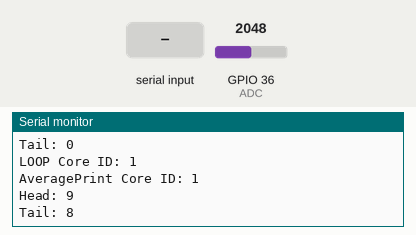
This sketch was run on a simulated ESP32. Shown: the last lines printed to the serial monitor. Inputs (shaded band) come from the test bench; at power-on: GPIO 36 (ADC) = 2048.

Above: at 2.2 s.
2.3 s: "1\n" received over Serial
At 3.3 s:
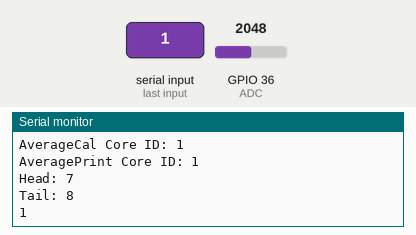
4.5 s: "0\n" received over Serial
At 5.8 s:
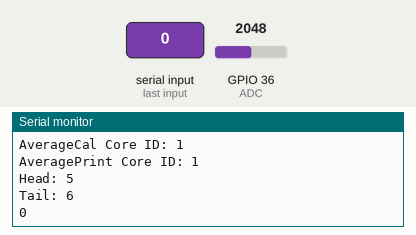
Timing chart, 0 to 7.5 s (numbered marks = the images above; inputs shaded):
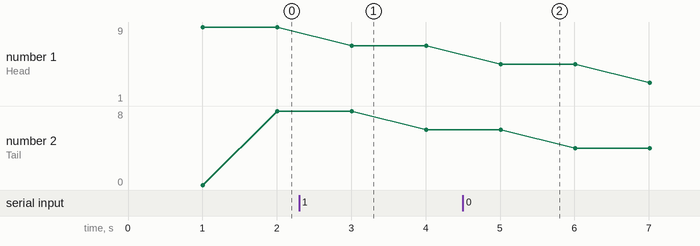

Measured:
- after the input at 2.3 s, the serial monitor: prints a new line after 0.71 s (image 1)
- after the input at 4.5 s, the serial monitor: prints a new line after 0.51 s (image 2)

The sketch:

sketch_dec18b_HWInterruptChallenge.ino
```cpp
/*#if CONFIG_FREERTOS_UNICORE
static const BaseType_t app_cpu = 0;
#else
static const BaseType_t app_cpu = 1;
#endif*/

# define configUSE_CORE_AFFINITY 1
static const BaseType_t app_cpu = 1;
static const BaseType_t pro_cpu = 0;

static hw_timer_t *timer = NULL;
static const uint16_t TimerDivider = 8;
static const uint64_t TimerMax = 1000000; // 0.1 secs auto reload time for interrupt
static const TickType_t task_delay = 2000/portTICK_PERIOD_MS;
static int ADC = A0; //Smapling Pin
static int Tail = 0;
static const int BufLen = 10;
static int Head = BufLen-1;
static int Buf[BufLen]={0};
static float Average;
static SemaphoreHandle_t SemaMutAvg;
static SemaphoreHandle_t SemaNewSetCount;
static int BufActLen = 10;//This describes the number of digits considered for running avereage

void IRAM_ATTR onTimer(){
  //Serial.println("Interrupts Core ID: " + String(xPortGetCoreID()));
  //BaseType_t task_woken = pdTRUE;
  if((Tail+1)%BufLen != Head){
    Buf[Tail]=analogRead(ADC);
    Tail=(Tail+1)%BufLen;
    if(Tail%(BufActLen/2)==0){
      xSemaphoreGive(SemaNewSetCount);
    }
  }
}

void AverageCal(void *para){
  Serial.println("Initializing Timer");
  timer = timerBegin(0, TimerDivider, true);
  timerAttachInterrupt(timer, &onTimer,true);
  timerAlarmWrite(timer, TimerMax, true);
  timerAlarmEnable(timer);
  int Sum=0;
  int Divisor = BufActLen;
  int CurrFive=0;
  int PrevFive=0;
  while(1){
    Serial.println("AverageCal Core ID: " + String(xPortGetCoreID()));
    if((Head+1)%BufLen != Tail){
      for (int i=0; i<BufActLen; i++){//Running average of last 10 enteries
        if((Head+1)%BufLen != Tail){
          Sum= Sum+Buf[Head];
          Head=(Head+1)%BufLen;
          //Serial.println("AC Head: " + String(Head));
        }else{
          Divisor=i;
          break;
        }
      }
      while(xSemaphoreTake(SemaMutAvg,0)!=pdTRUE){
        vTaskDelay(10/portTICK_PERIOD_MS);
      }
        Average=(float)Sum/Divisor;
      xSemaphoreGive(SemaMutAvg);
      Sum=0;
    }
    vTaskDelay(task_delay);
  }
}

void AveragePrint(void *para){
  char Avg[5]={'A','v','g',':','\0'};
  char CharIn[5] = {0};
  int i;
  char c;
  float AvgVal;
  while(1){
    Serial.println("AveragePrint Core ID: " + String(xPortGetCoreID()));
    Serial.println("Head: " + String(Head));
    Serial.println("Tail: " + String(Tail));
    i=0;
    if(Serial.available()>0){
      while(Serial.available()>0){
        c=Serial.read();
        if(c=='\n'){
          break;
        }
        CharIn[i]=c;
        i++;
      }
      if(strcmp(CharIn, Avg)==0){
        while(xSemaphoreTake(SemaMutAvg,0)!=pdTRUE){
          vTaskDelay(10/portTICK_PERIOD_MS);
        }
        AvgVal=Average;
        xSemaphoreGive(SemaMutAvg);
        Serial.println("Running average of last 10 values: " + String(Average));
      }else{
        Serial.println(CharIn);
      }
      CharIn[4]='\0';
    }
    vTaskDelay(1000/portTICK_PERIOD_MS);
  }
}

void setup() {
  // put your setup code here, to run once:
  Serial.begin(115220);
  vTaskDelay(1000/portTICK_PERIOD_MS);
  Serial.println("_____FREERTOS Hardware Interrupt Challenge_____");
  //UBaseType_t uxCoreAffinityMask=((0<<0)|(0<<1));
  //vTaskCoreAffinitySet = (NULL, uxCoreAffinityMask);
  SemaMutAvg=xSemaphoreCreateMutex();
  SemaNewSetCount = xSemaphoreCreateCounting(BufLen/BufActLen, 0);
  if(SemaMutAvg==NULL){
    Serial.println("Can't allocate semaphore");
     ESP.restart();
  }
  xTaskCreatePinnedToCore(AverageCal,
                          "Average_Calculation",
                          1024,
                          NULL,
                          2,
                          NULL,
                          pro_cpu);
  xTaskCreatePinnedToCore(AveragePrint,
                          "Average_Print",
                          1024,
                          NULL,
                          1,
                          NULL,
                          app_cpu);


}
void loop() {
  Serial.println("LOOP Core ID: " + String(xPortGetCoreID()));
  vTaskDelay(1000/portTICK_PERIOD_MS);
}
```
